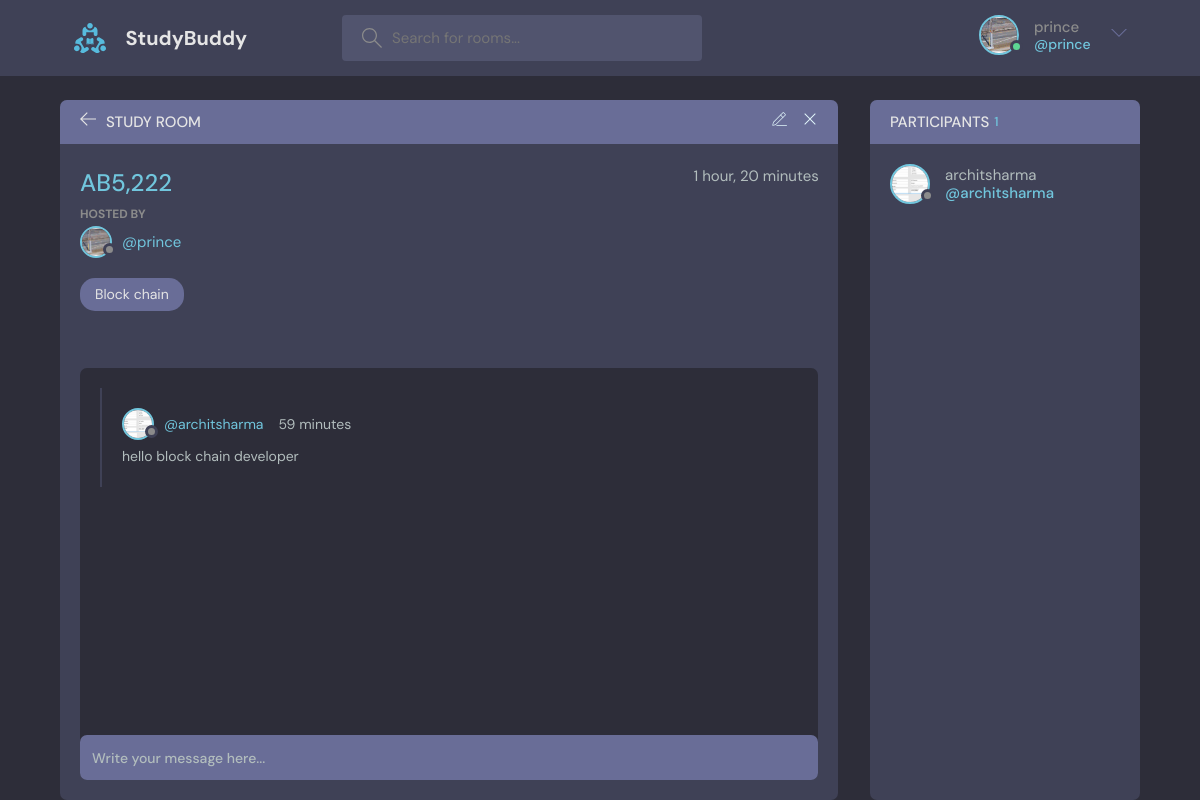
The page /room/3 (signed in) on the database its author committed.
### base/models.py (models this page shows, shortened)
class User(AbstractUser):
    name = models.CharField(max_length=200, null=True)
    email = models.EmailField(unique=True, null=True)
    bio = models.TextField(null=True)
    avatar = models.ImageField(null=True, default="avatar.svg")
    USERNAME_FIELD = 'email'
    REQUIRED_FIELDS = []

class Room(models.Model):
    host = models.ForeignKey(User, on_delete=models.SET_NULL, null=True)
    topic = models.ForeignKey(Topic, on_delete=models.SET_NULL, null=True)
    name = models.CharField(max_length=200)
    description = models.TextField(null=True, blank=True)
    participants = models.ManyToManyField(User,
                                          related_name="participants",
                                          blank=True)
    updated = models.DateTimeField(auto_now=True)
    created = models.DateTimeField(auto_now_add=True)
    class Meta:
        ordering = ['-updated', '-created']

class Topic(models.Model):
    name = models.CharField(max_length=200)
    def __str__(self):
        return self.name

class Message(models.Model):
    user = models.ForeignKey(User, on_delete=models.CASCADE,related_name="messages")
    room = models.ForeignKey(Room, on_delete=models.CASCADE)
    body = models.TextField()
    updated = models.DateTimeField(auto_now=True)
    created = models.DateTimeField(auto_now_add=True)
    class Meta:
        ordering = ['-updated', '-created']

### base/views.py (the view, shortened to what this page needs)
# urls.py: path("room/<int:room_id>", views.room, name='room'),
@login_required(login_url='base:login')
def room(request, room_id):
    room = Room.objects.get(pk=room_id)
    room_messages = room.message_set.all().order_by('-created')
    participants = room.participants.all()
    context = {
        'room': room,
        'room_messages': room_messages,
        'participants': participants,
    }
    return render(request, 'base/room.html', context)

### base/templates/base/room.html (shortened to what this page needs)
{% extends 'main.html' %} {% block content %}
<main class="profile-page layout layout--2">
  <div class="container">
    <div class="room">
      <div class="room__top">
        <div class="room__topLeft">
          <a href="{% url 'base:home' %}">
            <svg
              version="1.1"
              xmlns="http://www.w3.org/2000/svg"
              width="32"
              height="32"
              viewBox="0 0 32 32"
            >
              <title>arrow-left</title>
              <path
                d="M13.723 2.286l-13.723 13.714 13.719 13.714 1.616-1.611-10.96-10.96h27.625v-2.286h-27.625l10.965-10.965-1.616-1.607z"
              ></path>
            </svg>
          </a>
          <h3>Study Room</h3>
        </div>
        {% if room.host == request.user %}
        <div class="room__topRight">
          <a href="{% url 'base:update-form' room.id %}">
          </a>
          <a href="{% url 'base:delete-room' room.id %}">
            <svg
              version="1.1"
              xmlns="http://www.w3.org/2000/svg"
              width="32"
              height="32"
              viewBox="0 0 32 32"
            >
              <title>remove</title>
              <path
                d="M27.314 6.019l-1.333-1.333-9.98 9.981-9.981-9.981-1.333 1.333 9.981 9.981-9.981 9.98 1.333 1.333 9.981-9.98 9.98 9.98 1.333-1.333-9.98-9.98 9.98-9.981z"
              ></path>
            </svg>
          </a>
        </div>
        {% endif %}
      </div>
      <div class="room__box scroll">
        <div class="room__header scroll">
          <div class="room__info">
            <h3>{{ room.name }}</h3>
            <span>{{ room.created | timesince }}</span>
          </div>
          <div class="room__hosted">
            <p>Hosted By</p>
            <a href="#" class="room__author">
              <div class="avatar avatar--small">
                <img src="{{ room.host.avatar.url }}" />
              </div>
              <span>@{{ room.host.username }}</span>
            </a>
          </div>
          <span class="room__topics">{{ room.topic }}</span>
        </div>
        <div class="room__conversation">
          <div id="threads-scroll" class="threads scroll">
            {% for message in room_messages %}
            <div class="thread">
              <div class="thread__top">
                <div class="thread__author">
                  <a
                    href="{% url 'base:user-profile' message.user.id %}"
                    class="thread__authorInfo"
                  >
                    <div class="avatar avatar--small">
                      <img src="{{ message.user.avatar.url }}" />
                    </div>
                    <span>@{{ message.user.username }}</span>
                  </a>
                  {% if message.created|timesince > '1 minutes' %}
                  <span class="thread__date"
                    >{{ message.created|timesince }}</span
                  >
                  {% else %}
                  <span class="thread__date">Just now</span>
                  {% endif %}
                </div>
              </div>
              <div class="thread__details">{{ message.body }}</div>
            </div>
            {% endfor %}
          </div>
        </div>
      </div>
      <div class="room__message">
        <form id="form" action="" method="POST">
          <input
            id="chat-input"
            name="body"
            placeholder="Write your message here..."
          />
        </form>
      </div>
    </div>
    <div class="participants">
      <h3 class="participants__top">
        Participants <span>{{ participants.count }}</span>
      </h3>
      <div class="participants__list scroll">
        {% for user in participants %}
        <a href="{% url 'base:user-profile' user.id %}" class="participant">
          <div class="avatar avatar--medium">
            <img src="{{ user.avatar.url }}" />
          </div>
          <p>
            {{ user.username }}
            <span>@{{ user.username }}</span>
          </p>
        </a>
        {% endfor %}
      </div>
    </div>
  </div>
</main>
{% endblock %}

### templates/navbar.html (shortened to what this page needs)
{% load static %}
<header class="header header--loggedIn">
  <div class="container">
    <a href="{% url 'base:home' %}" class="header__logo">
      <img src="{% static 'images/logo.svg' %}" />
      <h1>StudyBuddy</h1>
    </a>
    <form class="header__search" method="GET" action="{% url 'base:home' %}">
      <label>
        <input name="q" placeholder="Search for rooms..." />
      </label>
    </form>
    <nav class="header__menu">
      {% if request.user.is_authenticated %}
      <div class="header__user">
        <a href="{% url 'base:user-profile' request.user.id %}">
          <div class="avatar avatar--medium active">
            <img src="{{ request.user.avatar.url }}" />
          </div>
          <p>
            {{ request.user.username }}
            <span>@{{ request.user.username }}</span>
          </p>
        </a>
        <button class="dropdown-button">
          <svg
            version="1.1"
            xmlns="http://www.w3.org/2000/svg"
            width="32"
            height="32"
            viewBox="0 0 32 32"
          >
            <title>chevron-down</title>
            <path d="M16 21l-13-13h-3l16 16 16-16h-3l-13 13z"></path>
          </svg>
        </button>
      </div>
      {% else %}
      <a href="{% url 'base:login' %}">
        <img src="{% static 'images/avatar.svg' %}" />
        <p>Login</p>
      </a>
      {% endif %}
    </nav>
  </div>
</header>

### rows shown on the page
User: user.avatar (picture), user.username "prince"
Room: name "AB5,222", created "1 hour, 20 minutes", host.avatar (picture), host.username "prince", topic "Block chain"
Message: user.avatar (picture), user.username "architsharma", created "59 minutes", body "hello block chain developer"
User: avatar (picture), username "architsharma"

### other values the page prints
{{ participants.count }} "1"
